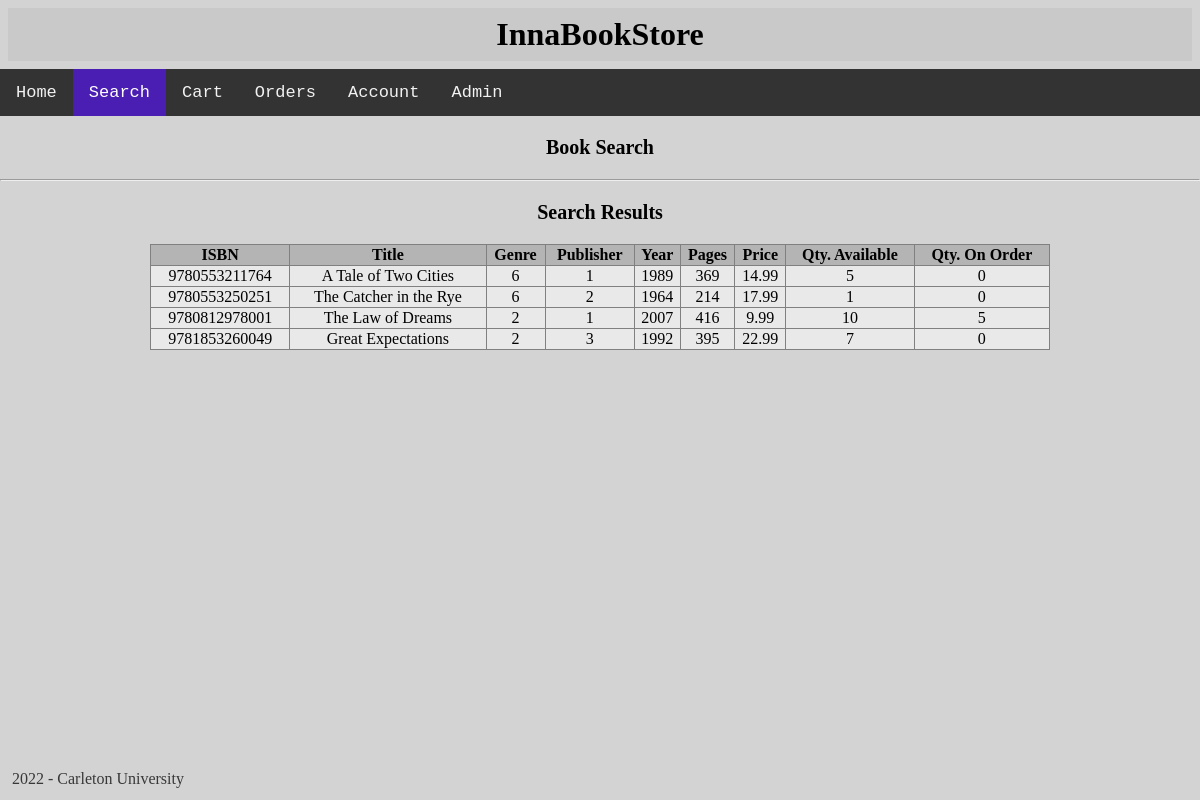
Screenshot of /search with the database file from the repository.
### tables this page shows
CREATE TABLE book (
    isbn INTEGER PRIMARY KEY,
    title TEXT NOT NULL,
    genre_id INTEGER,
    publisher_id INTEGER NOT NULL,
    publishyear INTEGER,
    numpages INTEGER,
    currentprice REAL NOT NULL,
    qtyavail INTEGER NOT NULL,
    qtyonorder INTEGER NOT NULL
);

### main.py (the view)
@app.route('/search')
def search():
    c.execute('SELECT * FROM book')
    books = c.fetchall()
    return render_template('search.html', books = books)

### templates/search.html (shortened to what this page needs)
{% extends 'base.html' %}
{% block body %}
<div class="topnav">
    <a href="/">Home</a>
    <a class="active" href="/search">Search</a>
    <a href="/cart">Cart</a>
    <a href="/orders">Orders</a>
    <a href="/account">Account</a>
    <a href="/admin">Admin</a>
</div>
<h2>Book Search</h2>
<hr>
<h2>Search Results</h2>
<table style="width: 900px;">
    <thead>
        <th>ISBN</th>
        <th>Title</th>
        <th>Genre</th>
        <th>Publisher</th>
        <th>Year</th>
        <th>Pages</th>
        <th>Price</th>
        <th>Qty. Available</th>
        <th>Qty. On Order</th>
    </thead>
{% for item in books %}
    <tr>
        <td>{{item[0]}}</td>
        <td>{{item[1]}}</td>
        <td>{{item[2]}}</td>
        <td>{{item[3]}}</td>
        <td>{{item[4]}}</td>
        <td>{{item[5]}}</td>
        <td>{{item[6]}}</td>
        <td>{{item[7]}}</td>
        <td>{{item[8]}}</td>
    </tr>
{% endfor %}
</table>
{% endblock %}

### static/css/styles.css (style rules this page uses)
h2 { margin: 0.5em; padding: 0.5em; text-align: center; font-size: 1.25em; }
body { background-color: lightgrey; margin: auto; }
table { border-collapse: collapse; margin: auto; text-align: center; }
td, th { border: 1px solid grey; background-color:rgb(233, 233, 233) }
a { font-family:'Courier New', Courier, monospace; font-size: 75%; }
a:link { color: red; }
th { font-weight: bold; background-color: rgb(180, 180, 180); }
tr { font-weight: normal; }
.topnav { background-color: #333; overflow: hidden; }
.topnav a { float: left; color: #f2f2f2; text-align: center; padding: 14px 16px; text-decoration: none; font-size: 17px; }
.topnav a.active { background-color: #4a1db3; color: white; }

### rows the page displays
book: isbn "9780553211764", title "A Tale of Two Cities", genre "6", publisher "1", publishyear "1989", numpages "369", currentprice "14.99", qtyavail "5", qtyonorder "0"
book: isbn "9780553250251", title "The Catcher in the Rye", genre "6", publisher "2", publishyear "1964", numpages "214", currentprice "17.99", qtyavail "1", qtyonorder "0"
book: isbn "9780812978001", title "The Law of Dreams", genre "2", publisher "1", publishyear "2007", numpages "416", currentprice "9.99", qtyavail "10", qtyonorder "5"
book: isbn "9781853260049", title "Great Expectations", genre "2", publisher "3", publishyear "1992", numpages "395", currentprice "22.99", qtyavail "7", qtyonorder "0"
